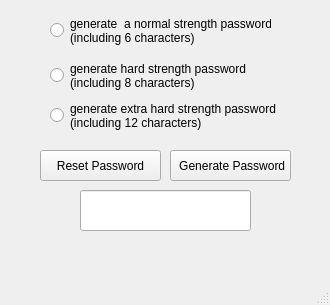
<?xml version="1.0" encoding="UTF-8"?>
<ui version="4.0">
 <class>MainWindow</class>
 <widget class="QMainWindow" name="MainWindow">
  <property name="geometry">
   <rect>
    <x>0</x>
    <y>0</y>
    <width>330</width>
    <height>305</height>
   </rect>
  </property>
  <property name="windowTitle">
   <string>MainWindow</string>
  </property>
  <widget class="QWidget" name="centralwidget">
   <widget class="QRadioButton" name="radioB_normal">
    <property name="geometry">
     <rect>
      <x>50</x>
      <y>10</y>
      <width>221</width>
      <height>41</height>
     </rect>
    </property>
    <property name="text">
     <string>generate  a normal strength password
(including 6 characters)</string>
    </property>
   </widget>
   <widget class="QRadioButton" name="radioB_hard">
    <property name="geometry">
     <rect>
      <x>50</x>
      <y>60</y>
      <width>201</width>
      <height>31</height>
     </rect>
    </property>
    <property name="text">
     <string>generate hard strength password
(including 8 characters)</string>
    </property>
   </widget>
   <widget class="QRadioButton" name="radioB_extrahard">
    <property name="geometry">
     <rect>
      <x>50</x>
      <y>100</y>
      <width>231</width>
      <height>31</height>
     </rect>
    </property>
    <property name="text">
     <string>generate extra hard strength password
(including 12 characters)</string>
    </property>
   </widget>
   <widget class="QPushButton" name="btn_generate">
    <property name="geometry">
     <rect>
      <x>170</x>
      <y>150</y>
      <width>121</width>
      <height>31</height>
     </rect>
    </property>
    <property name="text">
     <string> Generate Password</string>
    </property>
   </widget>
   <widget class="QLineEdit" name="textbox_password">
    <property name="geometry">
     <rect>
      <x>80</x>
      <y>190</y>
      <width>171</width>
      <height>41</height>
     </rect>
    </property>
   </widget>
   <widget class="QPushButton" name="btn_reset">
    <property name="geometry">
     <rect>
      <x>40</x>
      <y>150</y>
      <width>121</width>
      <height>31</height>
     </rect>
    </property>
    <property name="text">
     <string>Reset Password</string>
    </property>
   </widget>
  </widget>
  <widget class="QMenuBar" name="menubar">
   <property name="geometry">
    <rect>
     <x>0</x>
     <y>0</y>
     <width>330</width>
     <height>22</height>
    </rect>
   </property>
  </widget>
  <widget class="QStatusBar" name="statusbar"/>
 </widget>
 <resources/>
 <connections/>
</ui>
